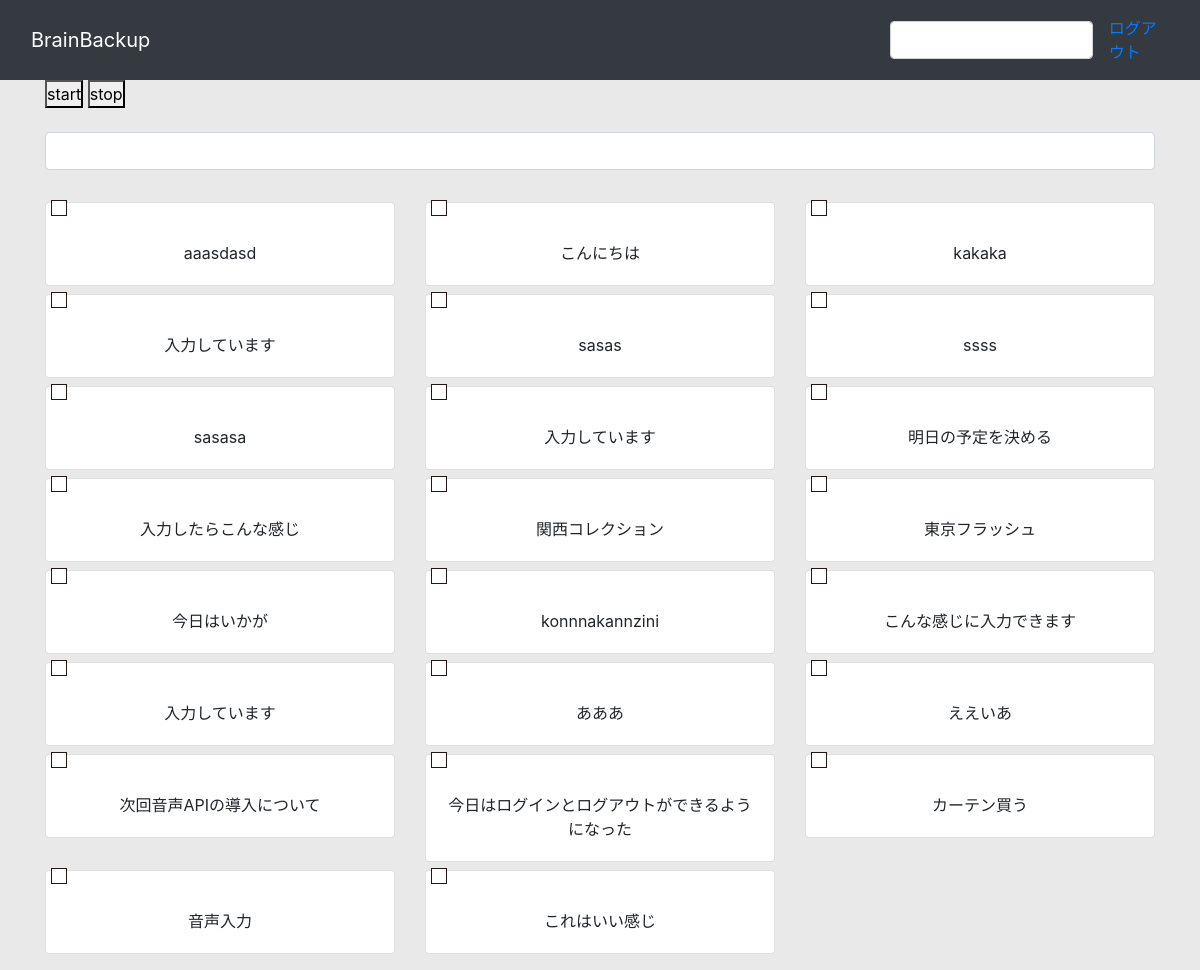
The app's page / (signed in), older data.
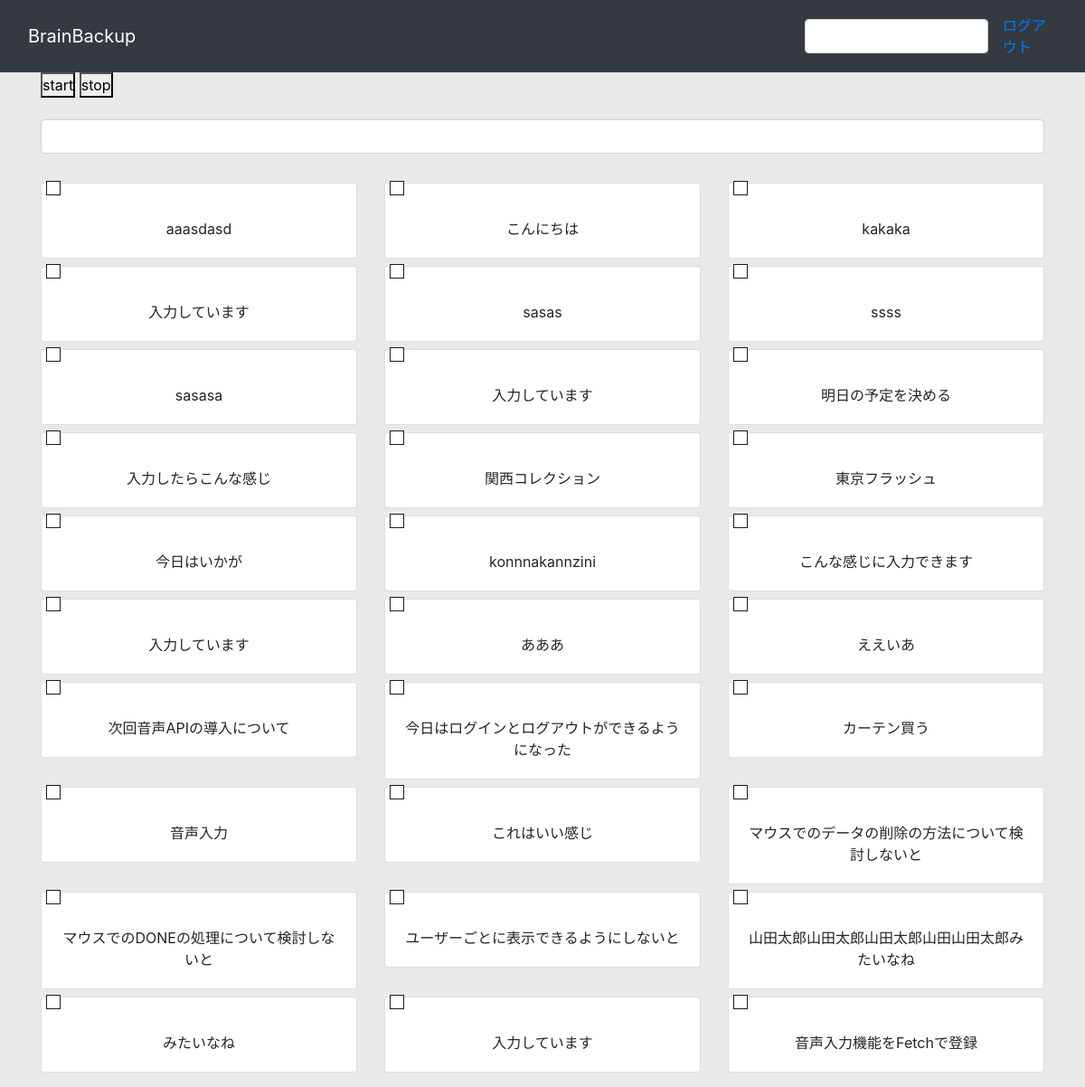
The same page, newer data.
### app/models.py (models this page shows, shortened)
class Blog(models.Model):
    title = models.CharField('タイトル', max_length=255)

### app/views.py (the view)
# urls.py: path('', views.IndexView.as_view(), name='index'),
class IndexView(LoginRequiredMixin,View):
    def get(self, request, *args, **kwargs):
        blog_data = Blog.objects.all()
        return render(request, 'app/index.html', {
            'blog_data': blog_data,
        })

### app/templates/app/index.html (shortened to what this page needs)
{% extends "app/base.html" %} {% block content %}
{% load static %}
<head>
  <link rel="stylesheet" type="text/css" href="{% static 'css/style.css' %}">
</head>
<!DOCTYPE html>
<button id="start-btn">start</button>
<button id="stop-btn">stop</button>
<div class="my-4 text-center">
  <div class="row">
    <div class="col-md-12 mb-2">
      <form id="add_blog">
        <input class="form-control" type="text" id="post_title" required />
      </form>
    </div>
  </div>
</div>
<div class="my-2 text-center">
  <div class="row" id="posts">
    {% for blog in blog_data %}
    <div class="col-4 mb-2">
      <div class="card">
        <label for="01-B" class="checkbox01"></label>
        <div class="card-body">{{ blog.title }}</div>
      </div>
    </div>
    {% endfor %}
  </div>
</div>
{% endblock %}

### app/templates/app/base.html (shortened to what this page needs)
{% load static %}
<!doctype html>
<html lang="ja">
  <head>
    <link rel="stylesheet" href="https://stackpath.bootstrapcdn.com/bootstrap/4.3.1/css/bootstrap.min.css">
    <link href="https://use.fontawesome.com/releases/v5.6.1/css/all.css" rel="stylesheet">
    <link rel="stylesheet" type="text/css" href="{% static 'css/style.css' %}">
  </head>
  <body>
    <nav class="navbar navbar-expand-lg navbar-dark bg-dark">
      <div class="container">
        <a class="navbar-brand" href="/">BrainBackup</a>
      </div>
      {% if request.user.is_authenticated %}
      <div >
        <form id="search_blog">
          <input class="form-control" type="text" id="search_title" />
        </form>
      </div>
      <a class="nav-link" href="{% url 'logout' %}">ログアウト</a>
      {% endif %}
    </nav>
    <main>
      <div class="container">{% block content %} {% endblock %}</div>
    </main>
  </body>
</html>

### app/static/css/style.css (style rules this page uses)
* { margin: 0; padding: 0; box-sizing: border-box; }
body { background: #E9E9E9; display: flex; flex-flow: column; min-height: 100vh; }
main { flex: 1; }
.checkbox01 { box-sizing: border-box; cursor: pointer; display: inline-block; padding: 5px 30px; position: relative; width: auto; }
.checkbox01::before { background: #fff; border: 1px solid #231815; content: ''; display: block; height: 16px; left: 5px; margin-top: -8px; position: absolute; top: 50%; width: 16px; }
.checkbox01::after { border-right: 3px solid #ed7a9c; border-bottom: 3px solid #ed7a9c; content: ''; display: block; height: 9px; left: 10px; margin-top: -7px; opacity: 0; position: absolute; top: 50%; transform: rotate(45deg); width: 5px; }

Row changes from the older to the newer data that the page shows:
added Blog: title "マウスでのデータの削除の方法について検討しないと"
added Blog: title "マウスでのDONEの処理について検討しないと"
added Blog: title "ユーザーごとに表示できるようにしないと"
added Blog: title "山田太郎山田太郎山田太郎山田山田太郎みたいなね"
added Blog: title "みたいなね"
added Blog: title "入力しています"
added Blog: title "音声入力機能をFetchで登録"
